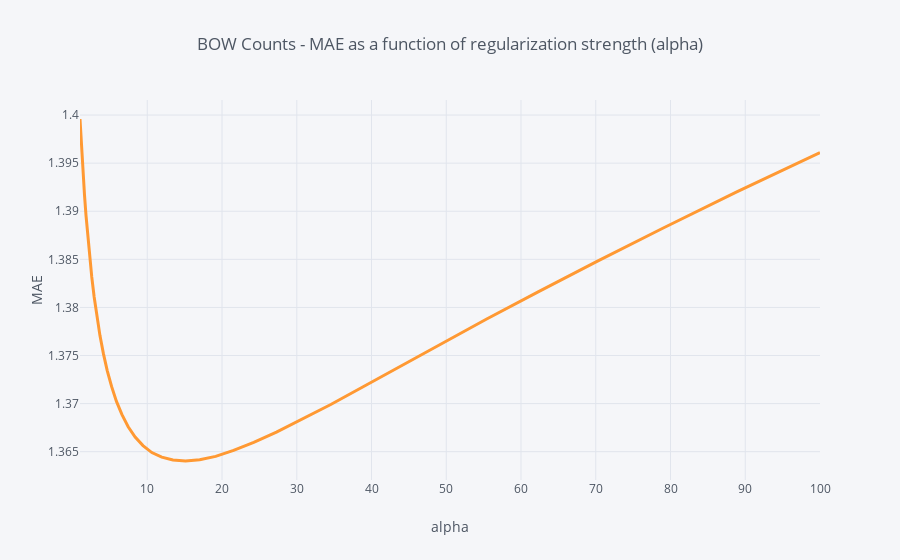

Notebook code for this chart:
### Code cell
cv_results_mae = pd.DataFrame(mae_by_alpha, columns = ['alpha', 'MAE'])
cv_results_mae.set_index('alpha').MAE.iplot(title = 'BOW Counts - MAE as a function of regularization strength (alpha)', xTitle = 'alpha', yTitle = 'MAE', width = 3, hline=(0,0))

### Figure 1 — Plotly figure (JSON) as saved in the notebook; plotly's stock layout.template omitted (floating-point values rounded to 4 significant figures)
{"data": [{"line": {"color": "rgba(255, 153, 51, 1.0)", "dash": "solid", "shape": "linear", "width": 3}, "mode": "lines", "name": "MAE", "text": "", "type": "scatter", "x": [1, 1.125, 1.266, 1.425, 1.604, 1.805, 2.031, 2.285, 2.572, 2.894, 3.257, 3.665, 4.125, 4.642, 5.223, 5.878, 6.615, 7.444, 8.377, 9.427, 10.61, 11.94, 13.43, 15.12, 17.01, 19.14, 21.54, 24.24, 27.28, 30.7, 34.55, 38.88, 43.75, 49.24, 55.41, 62.36, 70.17, 78.97, 88.86, 100], "y": [1.4, 1.398, 1.396, 1.394, 1.392, 1.39, 1.387, 1.385, 1.383, 1.381, 1.379, 1.377, 1.375, 1.373, 1.372, 1.37, 1.369, 1.368, 1.367, 1.366, 1.365, 1.364, 1.364, 1.364, 1.364, 1.365, 1.365, 1.366, 1.367, 1.368, 1.37, 1.372, 1.374, 1.376, 1.379, 1.382, 1.385, 1.388, 1.392, 1.396]}], "layout": {"autosize": true, "legend": {"bgcolor": "#F5F6F9", "font": {"color": "#4D5663"}}, "paper_bgcolor": "#F5F6F9", "plot_bgcolor": "#F5F6F9", "shapes": [{"line": {"color": "#db4052", "dash": "solid", "width": 1}, "type": "line", "x0": 0, "x1": 1, "xref": "paper", "y0": [0, 0], "y1": [0, 0], "yref": "y"}], "title": {"font": {"color": "#4D5663"}, "text": "BOW Counts - MAE as a function of regularization strength (alpha)"}, "xaxis": {"autorange": true, "gridcolor": "#E1E5ED", "range": [1, 100], "showgrid": true, "tickfont": {"color": "#4D5663"}, "title": {"font": {"color": "#4D5663"}, "text": "alpha"}, "type": "linear", "zerolinecolor": "#E1E5ED"}, "yaxis": {"autorange": true, "gridcolor": "#E1E5ED", "range": [1.362, 1.402], "showgrid": true, "tickfont": {"color": "#4D5663"}, "title": {"font": {"color": "#4D5663"}, "text": "MAE"}, "type": "linear", "zerolinecolor": "#E1E5ED"}}}
